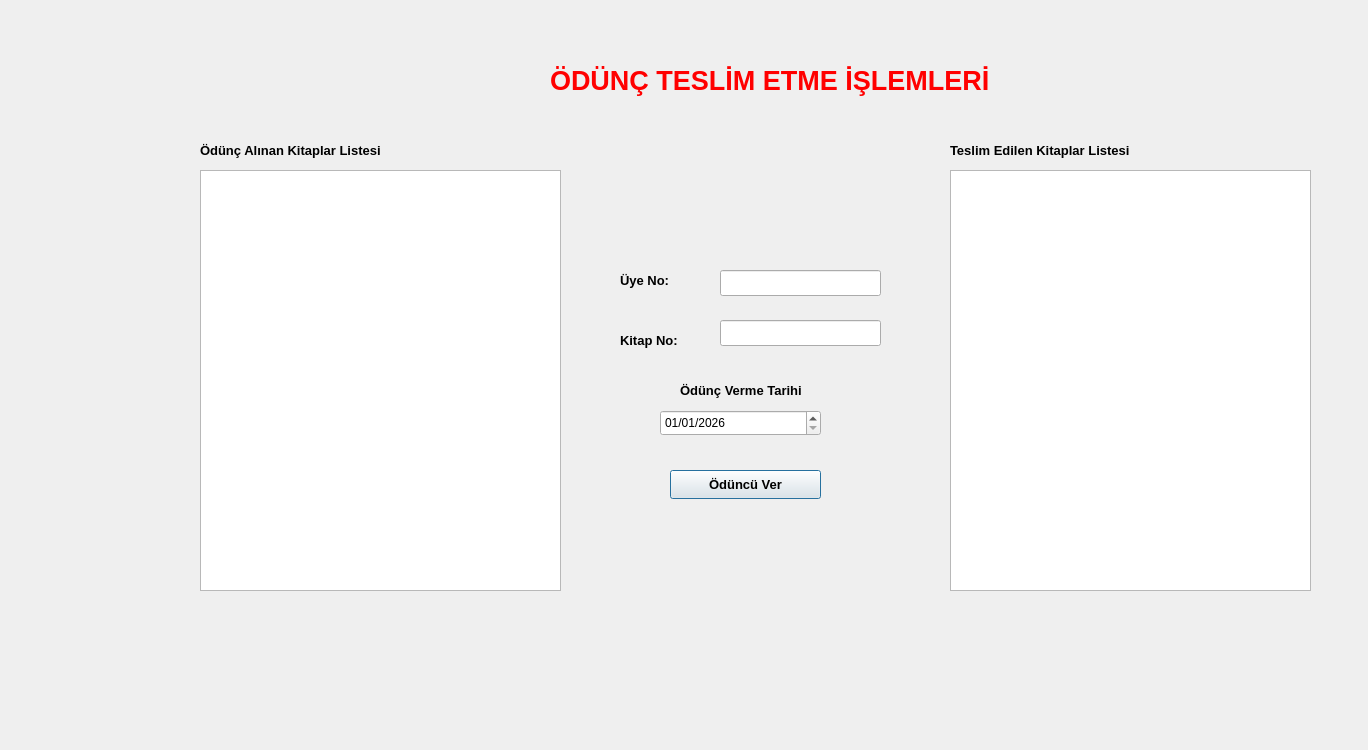
<?xml version="1.0" encoding="UTF-8"?>
<ui version="4.0">
 <class>odunc_teslim</class>
 <widget class="QDialog" name="odunc_teslim">
  <property name="geometry">
   <rect>
    <x>0</x>
    <y>0</y>
    <width>1368</width>
    <height>750</height>
   </rect>
  </property>
  <property name="windowTitle">
   <string>Dialog</string>
  </property>
  <widget class="QTableView" name="tv_odunckitap">
   <property name="geometry">
    <rect>
     <x>200</x>
     <y>170</y>
     <width>361</width>
     <height>421</height>
    </rect>
   </property>
  </widget>
  <widget class="QTableView" name="tv_teslimkitap">
   <property name="geometry">
    <rect>
     <x>950</x>
     <y>170</y>
     <width>361</width>
     <height>421</height>
    </rect>
   </property>
  </widget>
  <widget class="QLabel" name="label">
   <property name="geometry">
    <rect>
     <x>550</x>
     <y>50</y>
     <width>551</width>
     <height>61</height>
    </rect>
   </property>
   <property name="palette">
    <palette>
     <active>
      <colorrole role="WindowText">
       <brush brushstyle="SolidPattern">
        <color alpha="255">
         <red>255</red>
         <green>0</green>
         <blue>0</blue>
        </color>
       </brush>
      </colorrole>
     </active>
     <inactive>
      <colorrole role="WindowText">
       <brush brushstyle="SolidPattern">
        <color alpha="255">
         <red>255</red>
         <green>0</green>
         <blue>0</blue>
        </color>
       </brush>
      </colorrole>
     </inactive>
     <disabled/>
    </palette>
   </property>
   <property name="font">
    <font>
     <pointsize>20</pointsize>
     <bold>true</bold>
    </font>
   </property>
   <property name="text">
    <string>ÖDÜNÇ TESLİM ETME İŞLEMLERİ</string>
   </property>
  </widget>
  <widget class="QLabel" name="label_2">
   <property name="geometry">
    <rect>
     <x>620</x>
     <y>270</y>
     <width>63</width>
     <height>20</height>
    </rect>
   </property>
   <property name="font">
    <font>
     <pointsize>10</pointsize>
     <bold>true</bold>
    </font>
   </property>
   <property name="text">
    <string>Üye No:</string>
   </property>
  </widget>
  <widget class="QLabel" name="label_3">
   <property name="geometry">
    <rect>
     <x>620</x>
     <y>330</y>
     <width>81</width>
     <height>20</height>
    </rect>
   </property>
   <property name="font">
    <font>
     <pointsize>10</pointsize>
     <bold>true</bold>
    </font>
   </property>
   <property name="text">
    <string>Kitap No:</string>
   </property>
  </widget>
  <widget class="QLabel" name="label_4">
   <property name="geometry">
    <rect>
     <x>200</x>
     <y>140</y>
     <width>241</width>
     <height>20</height>
    </rect>
   </property>
   <property name="font">
    <font>
     <pointsize>10</pointsize>
     <bold>true</bold>
    </font>
   </property>
   <property name="text">
    <string>Ödünç Alınan Kitaplar Listesi</string>
   </property>
  </widget>
  <widget class="QLabel" name="label_5">
   <property name="geometry">
    <rect>
     <x>950</x>
     <y>140</y>
     <width>241</width>
     <height>20</height>
    </rect>
   </property>
   <property name="font">
    <font>
     <pointsize>10</pointsize>
     <bold>true</bold>
    </font>
   </property>
   <property name="text">
    <string>Teslim Edilen Kitaplar Listesi</string>
   </property>
  </widget>
  <widget class="QLabel" name="label_6">
   <property name="geometry">
    <rect>
     <x>680</x>
     <y>380</y>
     <width>141</width>
     <height>20</height>
    </rect>
   </property>
   <property name="font">
    <font>
     <pointsize>10</pointsize>
     <bold>true</bold>
    </font>
   </property>
   <property name="text">
    <string>Ödünç Verme Tarihi</string>
   </property>
  </widget>
  <widget class="QLineEdit" name="le_uyeno">
   <property name="geometry">
    <rect>
     <x>720</x>
     <y>270</y>
     <width>161</width>
     <height>26</height>
    </rect>
   </property>
  </widget>
  <widget class="QLineEdit" name="le_kitapno">
   <property name="geometry">
    <rect>
     <x>720</x>
     <y>320</y>
     <width>161</width>
     <height>26</height>
    </rect>
   </property>
  </widget>
  <widget class="QDateEdit" name="de_tarihver">
   <property name="geometry">
    <rect>
     <x>660</x>
     <y>410</y>
     <width>161</width>
     <height>26</height>
    </rect>
   </property>
   <property name="minimumDate">
    <date>
     <year>2026</year>
     <month>1</month>
     <day>1</day>
    </date>
   </property>
   <property name="displayFormat">
    <string>dd/MM/yyyy</string>
   </property>
   <property name="date">
    <date>
     <year>2026</year>
     <month>1</month>
     <day>1</day>
    </date>
   </property>
  </widget>
  <widget class="QPushButton" name="btn_oduncver">
   <property name="geometry">
    <rect>
     <x>670</x>
     <y>470</y>
     <width>151</width>
     <height>29</height>
    </rect>
   </property>
   <property name="font">
    <font>
     <pointsize>10</pointsize>
     <bold>true</bold>
    </font>
   </property>
   <property name="text">
    <string>Ödüncü Ver</string>
   </property>
  </widget>
 </widget>
 <resources/>
 <connections/>
</ui>
